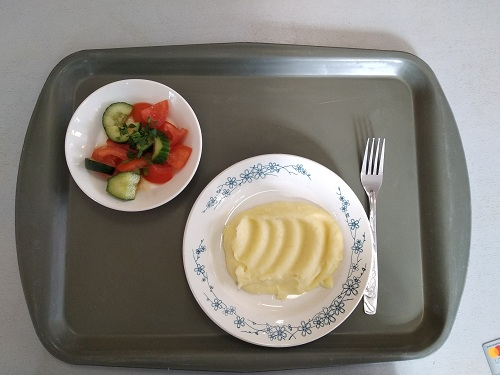
#> input picture lab2/Training/photo2.jpg, 500 x 375 px; its folder holds only this picture in this run
$ python -i lab2_segmentation.py   (imports and definitions only)
#> lines starting #> are read from the running program, lines starting #| are printed output that depends on the picture
import os
import cv2
import numpy as np


def segmentation(type_sample="Training"):
#> called with type_sample = 'Training'
    os.chdir(type_sample)
    img_list = os.listdir()
    for i, img in enumerate(img_list):
        if os.path.isdir(img):
            continue
        image = cv2.imread(img)
#> image is the input picture: shape (375, 500, 3); mean B, G, R 121.7, 129.5, 134.2
        circles = detect_circles(img)
        try:
            os.mkdir("segmented")
        except OSError:
            pass
        os.chdir("segmented")
        for j, c in enumerate(circles[0, :]):
            x_left = int(c[0]) - int(c[2]) - 1
            x_right = int(c[0]) + int(c[2]) + 1
            y_top = int(c[1]) - int(c[2]) - 1
            y_bottom = int(c[1]) + int(c[2]) + 1
            cropped = image[y_top:y_bottom, x_left:x_right]
            cv2.imwrite(str(i)+str(j) + ".jpg", cropped)
        os.chdir(os.getcwd() + "/..")
    os.chdir(os.getcwd() + "/..")


def detect_circles(image, show_bit=0):
#> called with image = 'photo2.jpg', show_bit = 0
    src = cv2.imread(image)
    gray = cv2.cvtColor(src, cv2.COLOR_BGR2GRAY)
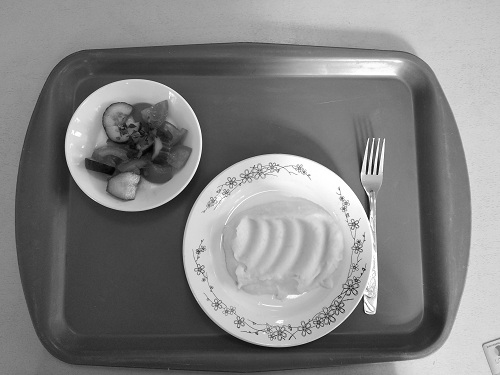
#> gray: shape (375, 500); min 1, max 255, mean 130
    gray = cv2.medianBlur(gray, 5)

    circles = cv2.HoughCircles(gray, cv2.HOUGH_GRADIENT, 1,
                               param1=100, param2=50, minDist=150,
                               minRadius=25, maxRadius=120)
#> circles = [[278.5, 249.5, 96.8], [131.5, 145.5, 66.5]]
    if not show_bit:
        return circles

    circles = np.uint16(np.around(circles))
    for i in circles[0, :]:
        cv2.circle(src, (i[0], i[1]), i[2], (0, 255, 0), 2)
        cv2.circle(src, (i[0], i[1]), 2, (0, 0, 255), 3)

    cv2.imshow('circles', src)
    k = cv2.waitKey(0)
    if k == 27:
        cv2.destroyAllWindows()
    return circles

>>> result = segmentation()
#> the loop in segmentation, `for j, c in enumerate(circles[0, :]):` made 2 passes
#> (c, x_left, x_right, y_top, y_bottom) on passes 1 to 2: ([278.5, 249.5, 96.8], 181, 375, 152, 346), ([131.5, 145.5, 66.5], 64, 198, 78, 212)
#> pass 1, in segmentation, `cropped = image[y_top:y_bottom, x_left:x_right]`:
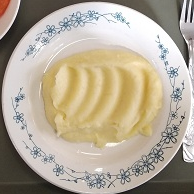
#> cropped: shape (194, 194, 3); mean B, G, R 151.2, 169.1, 179.6
#> pass 2, in segmentation, `cropped = image[y_top:y_bottom, x_left:x_right]`:
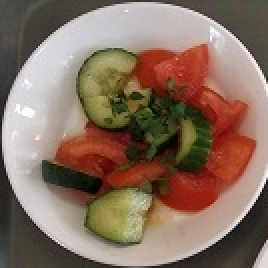
#> cropped: shape (134, 134, 3) (shown 2 times larger); mean B, G, R 96.1, 111.5, 135.5

$ run again, on lab2/Training/photo6.jpg
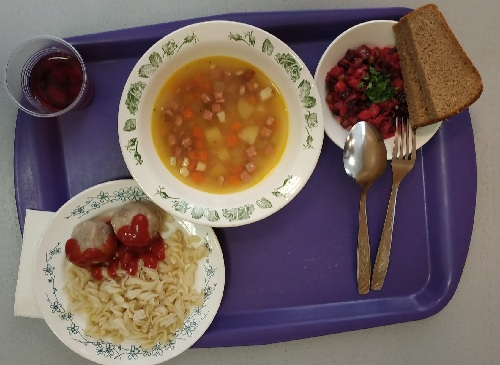
#> input picture lab2/Training/photo6.jpg, 500 x 365 px
#> in segmentation, image is the input picture: shape (365, 500, 3); mean B, G, R 95.2, 101, 118
#> in detect_circles, `gray = cv2.medianBlur(gray, 5)`:
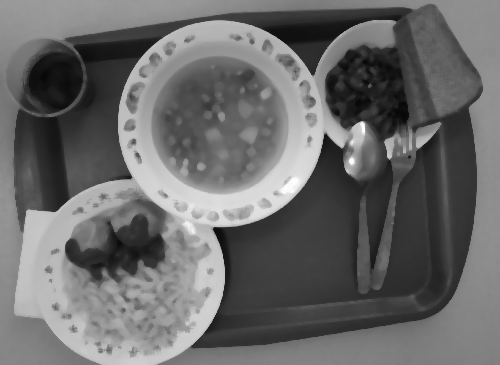
#> gray: shape (365, 500); min 7, max 254, mean 105.7
#> in detect_circles, `circles = cv2.HoughCircles(gray, cv2.HOUGH_GRADIENT, 1, param1=100, pa..`: circles = [[220.5, 122.5, 102.9], [128.5, 270.5, 97.2], [47.5, 76.5, 38.7]]
#> the loop in segmentation, `for j, c in enumerate(circles[0, :]):` made 3 passes
#> (c, x_left, x_right, y_top, y_bottom) on passes 1 to 3: ([220.5, 122.5, 102.9], 117, 323, 19, 225), ([128.5, 270.5, 97.2], 30, 226, 172, 368), ([47.5, 76.5, 38.7], 8, 86, 37, 115)
#> pass 3, in segmentation, `cropped = image[y_top:y_bottom, x_left:x_right]`:
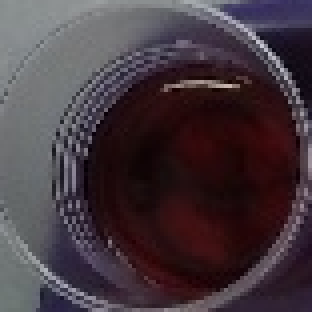
#> cropped: shape (78, 78, 3) (shown 4 times larger); mean B, G, R 62.9, 56.2, 69.3

$ run again, on lab2/Training/photo3.jpg
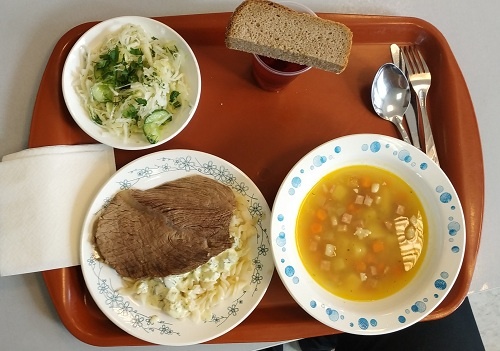
#> input picture lab2/Training/photo3.jpg, 500 x 351 px
#> in segmentation, image is the input picture: shape (351, 500, 3); mean B, G, R 101.2, 131.7, 160.7
#> in detect_circles, `gray = cv2.medianBlur(gray, 5)`:
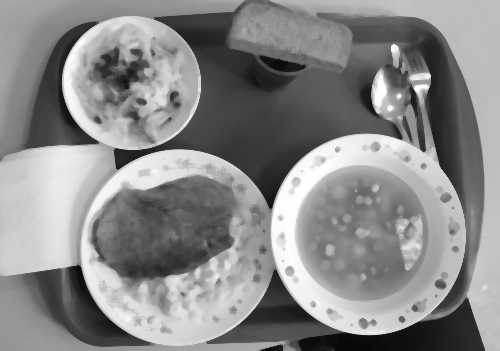
#> gray: shape (351, 500); min 6, max 255, mean 137.2
#> in detect_circles, `circles = cv2.HoughCircles(gray, cv2.HOUGH_GRADIENT, 1, param1=100, pa..`: circles = [[179.5, 248.5, 99.4], [368.5, 236.5, 97.4], [130.5, 86.5, 70.7]]
#> the loop in segmentation, `for j, c in enumerate(circles[0, :]):` made 3 passes
#> (c, x_left, x_right, y_top, y_bottom) on passes 1 to 3: ([179.5, 248.5, 99.4], 79, 279, 148, 348), ([368.5, 236.5, 97.4], 270, 466, 138, 334), ([130.5, 86.5, 70.7], 59, 201, 15, 157)
#> pass 3, in segmentation, `cropped = image[y_top:y_bottom, x_left:x_right]`:
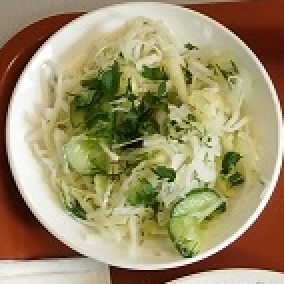
#> cropped: shape (142, 142, 3) (shown 2 times larger); mean B, G, R 106.2, 144.2, 158

$ run again, on lab2/Training/photo4.jpg
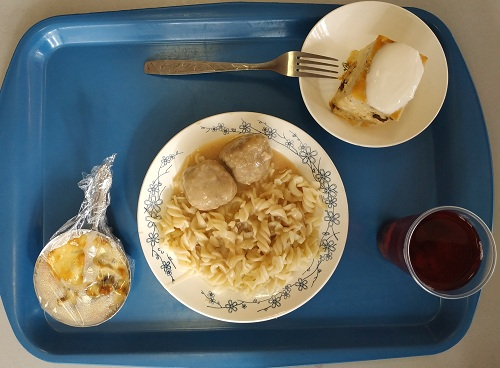
#> input picture lab2/Training/photo4.jpg, 500 x 368 px
#> in segmentation, image is the input picture: shape (368, 500, 3); mean B, G, R 101.4, 108.1, 103.9
#> in detect_circles, `gray = cv2.medianBlur(gray, 5)`:
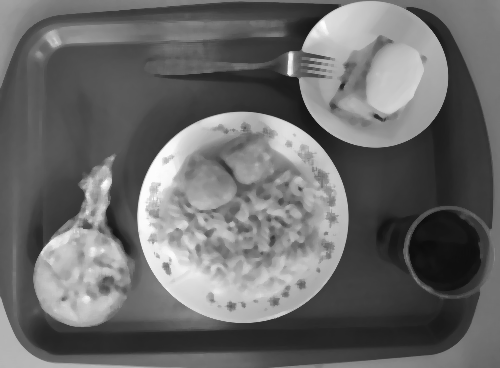
#> gray: shape (368, 500); min 12, max 253, mean 106.1
#> in detect_circles, `circles = cv2.HoughCircles(gray, cv2.HOUGH_GRADIENT, 1, param1=100, pa..`: circles = [[242.5, 216.5, 105.4], [377.5, 76.5, 70.4], [448.5, 249.5, 40.9], [81.5, 276.5, 48.3]]
#> the loop in segmentation, `for j, c in enumerate(circles[0, :]):` made 4 passes
#> (c, x_left, x_right, y_top, y_bottom) on passes 1 to 4: ([242.5, 216.5, 105.4], 136, 348, 110, 322), ([377.5, 76.5, 70.4], 306, 448, 5, 147), ([448.5, 249.5, 40.9], 407, 489, 208, 290), ([81.5, 276.5, 48.3], 32, 130, 227, 325)
#> pass 3, in segmentation, `cropped = image[y_top:y_bottom, x_left:x_right]`:
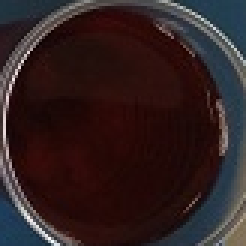
#> cropped: shape (82, 82, 3) (shown 3 times larger); mean B, G, R 32.9, 32.1, 48.1

$ run again, on lab2/Training/photo5.jpg
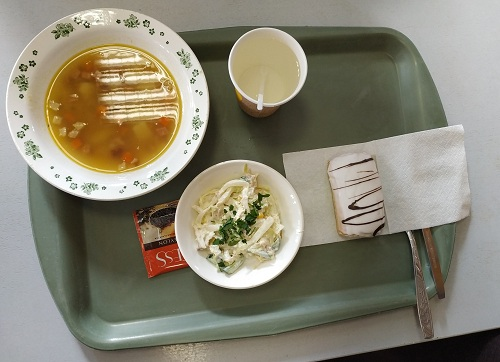
#> input picture lab2/Training/photo5.jpg, 500 x 362 px
#> in segmentation, image is the input picture: shape (362, 500, 3); mean B, G, R 115.4, 132.9, 137.5
#> in detect_circles, `gray = cv2.medianBlur(gray, 5)`:
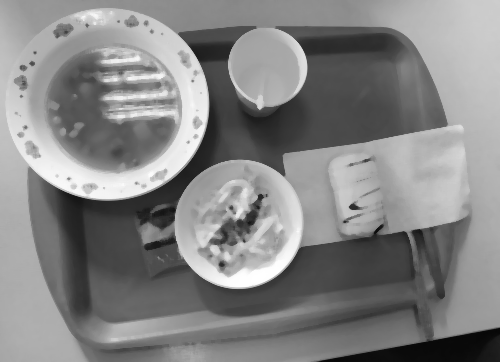
#> gray: shape (362, 500); min 7, max 255, mean 132.7
#> in detect_circles, `circles = cv2.HoughCircles(gray, cv2.HOUGH_GRADIENT, 1, param1=100, pa..`: circles = [[107.5, 96.5, 103.6], [239.5, 224.5, 65], [268.5, 66.5, 39]]
#> the loop in segmentation, `for j, c in enumerate(circles[0, :]):` made 3 passes
#> (c, x_left, x_right, y_top, y_bottom) on passes 1 to 3: ([107.5, 96.5, 103.6], 3, 211, -8, 200), ([239.5, 224.5, 65], 173, 305, 158, 290), ([268.5, 66.5, 39], 228, 308, 26, 106)
#> pass 3, in segmentation, `cropped = image[y_top:y_bottom, x_left:x_right]`:
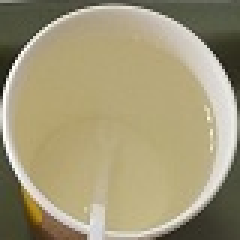
#> cropped: shape (80, 80, 3) (shown 3 times larger); mean B, G, R 120.2, 152.9, 162.5
